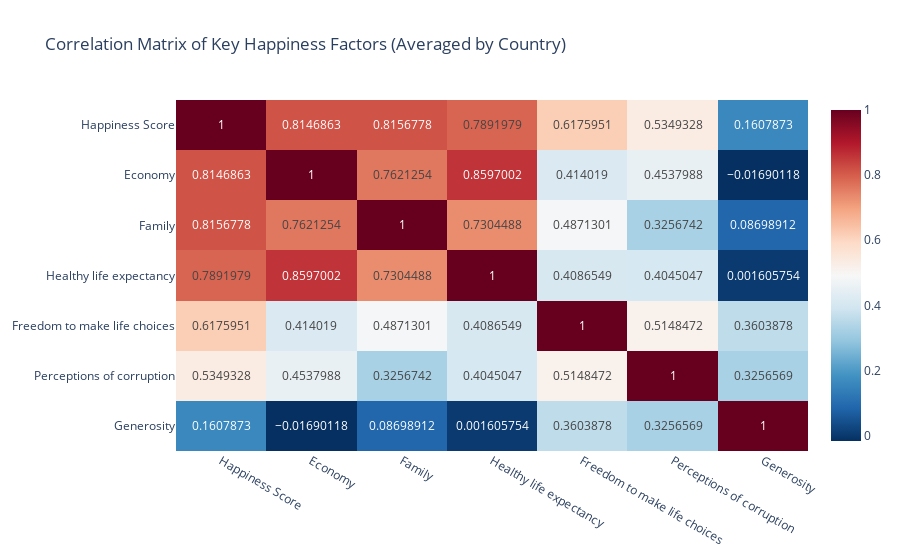

Here is the notebook cell this chart was saved with:
### Code cell
# Column names
cols = [
    'Happiness Score',
    'Economy',
    'Family',
    'Healthy life expectancy',
    'Freedom to make life choices',
    'Perceptions of corruption',
    'Generosity'
]

# Aggregate data by country: take the mean of each factor across the 10 datasets per country
df_agg = df.groupby('Country')[cols].mean().reset_index()

# Compute the correlation matrix on the aggregated data 
corr_matrix = df_agg[cols].corr()

# Create an interactive heatmap using Plotly Express
fig = px.imshow(
    corr_matrix,
    text_auto=True,                        # Display correlation coefficients on the heatmap
    aspect="auto",                         # Automatic aspect ratio
    color_continuous_scale='RdBu_r',      # Diverging color scale for positive/negative correlation
    title='Correlation Matrix of Key Happiness Factors (Averaged by Country)'
)

# Show the plot
fig.show()

### Figure 1 — Plotly figure (JSON) as saved in the notebook; plotly's stock layout.template omitted (floating-point values rounded to 4 significant figures)
{"data": [{"coloraxis": "coloraxis", "hovertemplate": "x: %{x}<br>y: %{y}<br>color: %{z}<extra></extra>", "name": "0", "texttemplate": "%{z}", "type": "heatmap", "x": ["Happiness Score", "Economy", "Family", "Healthy life expectancy", "Freedom to make life choices", "Perceptions of corruption", "Generosity"], "xaxis": "x", "y": ["Happiness Score", "Economy", "Family", "Healthy life expectancy", "Freedom to make life choices", "Perceptions of corruption", "Generosity"], "yaxis": "y", "z": [[1, 0.8147, 0.8157, 0.7892, 0.6176, 0.5349, 0.1608], [0.8147, 1, 0.7621, 0.8597, 0.414, 0.4538, -0.0169], [0.8157, 0.7621, 1, 0.7304, 0.4871, 0.3257, 0.08699], [0.7892, 0.8597, 0.7304, 1, 0.4087, 0.4045, 0.001606], [0.6176, 0.414, 0.4871, 0.4087, 1, 0.5148, 0.3604], [0.5349, 0.4538, 0.3257, 0.4045, 0.5148, 1, 0.3257], [0.1608, -0.0169, 0.08699, 0.001606, 0.3604, 0.3257, 1]]}], "layout": {"coloraxis": {"colorscale": [[0, "rgb(5,48,97)"], [0.1, "rgb(33,102,172)"], [0.2, "rgb(67,147,195)"], [0.3, "rgb(146,197,222)"], [0.4, "rgb(209,229,240)"], [0.5, "rgb(247,247,247)"], [0.6, "rgb(253,219,199)"], [0.7, "rgb(244,165,130)"], [0.8, "rgb(214,96,77)"], [0.9, "rgb(178,24,43)"], [1, "rgb(103,0,31)"]]}, "title": {"text": "Correlation Matrix of Key Happiness Factors (Averaged by Country)"}, "xaxis": {"anchor": "y", "domain": [0, 1]}, "yaxis": {"anchor": "x", "autorange": "reversed", "domain": [0, 1]}}}
